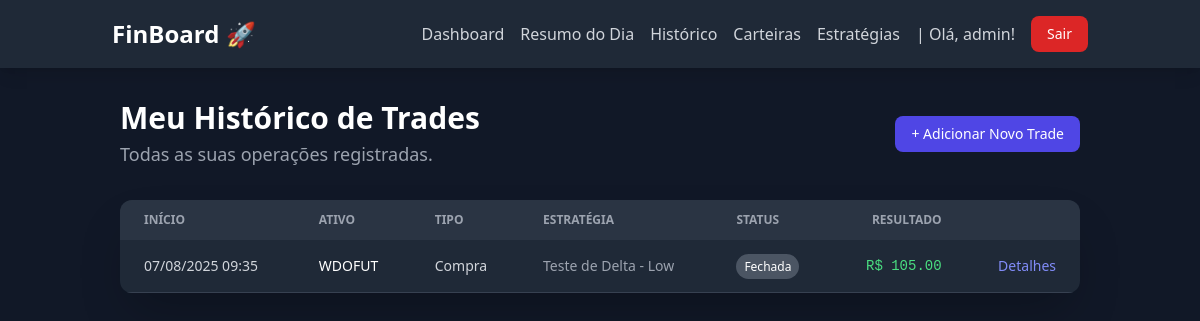
Page /dashboard/operations/ (signed in) on the earlier database version.
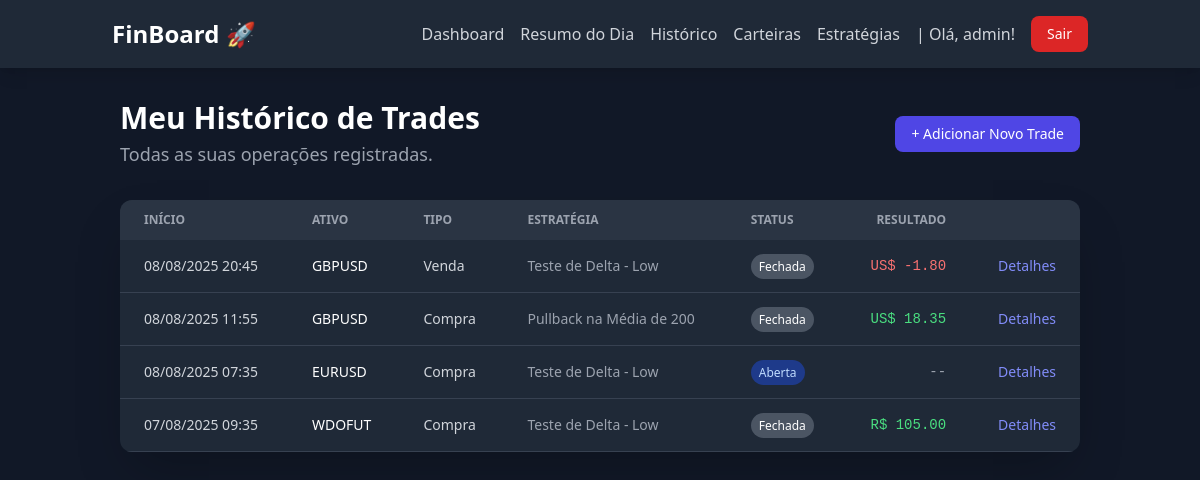
Same page on the later database version.
### dashboard/models.py (models this page shows, shortened)
class Operation(models.Model):
    STATUS_CHOICES = [('ABERTA', 'Aberta'), ('FECHADA', 'Fechada')]
    INITIAL_TYPE_CHOICES = [('COMPRA', 'Compra'), ('VENDA', 'Venda')]
    SENTIMENT_CHOICES = [('CONFIANTE', 'Confiante'), ('ANSIOSO', 'Ansioso'),
                         ('COM_MEDO', 'Com Medo'), ('FOCADO', 'Focado'), ('EFORICO', 'Eufórico')]
    account = models.ForeignKey(
        Account, on_delete=models.PROTECT, verbose_name="Carteira")
    user = models.ForeignKey(
        User, on_delete=models.CASCADE, verbose_name="Usuário")
    asset = models.ForeignKey(
        Asset, on_delete=models.PROTECT, verbose_name="Ativo")
    strategy = models.ForeignKey(
        Strategy, on_delete=models.SET_NULL, null=True, blank=True, verbose_name="Estratégia")
    initial_stop_price = models.DecimalField(
        "Preço de Stop Planejado", max_digits=10, decimal_places=5, blank=True, null=True)
    initial_target_price = models.DecimalField(
        "Preço de Alvo Planejado", max_digits=10, decimal_places=5, blank=True, null=True)
    tags = models.ManyToManyField(Tag, blank=True, verbose_name="Tags")
    status = models.CharField("Status", max_length=10,
                              choices=STATUS_CHOICES, default='ABERTA')
    initial_operation_type = models.CharField(
        "Tipo da Operação Inicial", max_length=10, choices=INITIAL_TYPE_CHOICES)
    start_date = models.DateTimeField("Data de Início")
    end_date = models.DateTimeField("Data de Fim", null=True, blank=True)
    net_financial_result = models.DecimalField(
        "Resultado Financeiro Líquido", max_digits=12, decimal_places=2, null=True, blank=True)
    points_pips_result = models.DecimalField(
        "Resultado em Pontos/Pips", max_digits=12, decimal_places=2, null=True, blank=True)
    entry_reason = models.TextField("Motivo da Entrada")
    general_notes = models.TextField(
        "Observações Gerais (Lições Aprendidas)", blank=True, null=True)
    entry_sentiment = models.CharField(
        "Sentimento na Entrada", max_length=10, choices=SENTIMENT_CHOICES, blank=True, null=True)
    execution_rating = models.IntegerField("Qualidade da Execução (1-5)", validators=[
                                           MinValueValidator(1), MaxValueValidator(5)], null=True, blank=True)

class Asset(models.Model):
    MARKET_CHOICES = [('B3_ACOES', 'B3 - Ações'), ('B3_FUTUROS', 'B3 - Mercado Futuro'), ('FOREX_PARES',
                                                                                          'Forex - Pares de Moedas'), ('FOREX_COMMODITIES', 'Forex - Commodities'), ('FOREX_INDICES', 'Forex - Índices')]
    CURRENCY_CHOICES = [('BRL', 'Real Brasileiro'), ('USD', 'Dólar Americano')]
    ticker = models.CharField(
        "Ticker", max_length=20, unique=True, help_text="Ex: PETR4, WDOFUT, EURUSD")
    name = models.CharField("Nome", max_length=100)
    market = models.CharField("Mercado", max_length=20, choices=MARKET_CHOICES)
    currency = models.CharField(
        "Moeda", max_length=3, choices=CURRENCY_CHOICES)
    description = models.TextField("Descrição", blank=True, null=True)

class Strategy(models.Model):
    name = models.CharField("Nome da Estratégia", max_length=100, unique=True)
    description = models.TextField("Descrição do Setup")

class Account(models.Model):
    CURRENCY_CHOICES = [
        ('BRL', 'Real Brasileiro'),
        ('USD', 'Dólar Americano'),
    ]
    user = models.ForeignKey(
        User, on_delete=models.CASCADE, verbose_name="Usuário")
    name = models.CharField("Nome da Carteira", max_length=100,
                            help_text="Ex: Corretora XP, Binance Futures")
    currency = models.CharField(
        "Moeda", max_length=3, choices=CURRENCY_CHOICES, default='BRL')
    initial_balance = models.DecimalField(
        "Saldo Inicial", max_digits=12, decimal_places=2, default=0.0)
    is_active = models.BooleanField("Ativa", default=True)

### dashboard/views.py (the view)
# urls.py: path('operations/', views.operation_list, name='operation_list'),
@login_required
def operation_list(request):
    operations = Operation.objects.filter(
        user=request.user).order_by('-start_date')
    context = {
        'operations': operations
    }
    return render(request, 'dashboard/operation_list.html', context)

### dashboard/templatetags/currency_filters.py (called while the page is built)
@register.filter(name='format_currency')
def format_currency(value, currency_code):
    try:
        value = Decimal(value)
    except (ValueError, TypeError):
        return value
    formatted_value = intcomma(value).replace(
        ",", "TEMP_COMMA").replace(".", ",").replace("TEMP_COMMA", ".")
    if currency_code == 'BRL':
        return f"R$ {formatted_value}"
    elif currency_code == 'USD':
        return f"US$ {formatted_value}"
    else:
        return f"{currency_code} {formatted_value}"

### dashboard/templates/dashboard/operation_list.html
{% extends 'core/base.html' %}
{% load currency_filters %}
{% block content %}
<div class="container mx-auto px-4 sm:px-6 lg:px-8 py-8">
    <div class="flex justify-between items-center mb-8">
        <div>
            <h1 class="text-3xl font-bold text-white">Meu Histórico de Trades</h1>
            <p class="mt-1 text-lg text-gray-400">Todas as suas operações registradas.</p>
        </div>
        <a href="{% url 'dashboard:operation_add' %}" class="px-4 py-2 text-sm font-medium text-white bg-indigo-600 rounded-lg hover:bg-indigo-700 transition-colors">
            + Adicionar Novo Trade
        </a>
    </div>
    <div class="bg-gray-800 rounded-xl shadow-2xl overflow-hidden">
        <div class="overflow-x-auto">
            <table class="min-w-full text-sm text-left text-gray-300">
                <thead class="text-xs text-gray-400 uppercase bg-gray-700/50">
                    <tr>
                        <th scope="col" class="px-6 py-3">Início</th>
                        <th scope="col" class="px-6 py-3">Ativo</th>
                        <th scope="col" class="px-6 py-3">Tipo</th>
                        <th scope="col" class="px-6 py-3">Estratégia</th>
                        <th scope="col" class="px-6 py-3">Status</th>
                        <th scope="col" class="px-6 py-3 text-right">Resultado</th>
                        <th scope="col" class="px-6 py-3"><span class="sr-only">Ações</span></th>
                    </tr>
                </thead>
                <tbody>
                    {% for op in operations %}
                    <tr class="border-b border-gray-700 hover:bg-gray-700/40 transition-colors">
                        <td class="px-6 py-4 whitespace-nowrap">{{ op.start_date|date:"d/m/Y H:i" }}</td>
                        <td class="px-6 py-4 font-medium text-white">{{ op.asset.ticker }}</td>
                        <td class="px-6 py-4">{{ op.get_initial_operation_type_display }}</td>
                        <td class="px-6 py-4 text-gray-400">{{ op.strategy.name|default:"N/A" }}</td>
                        <td class="px-6 py-4">
                            {% if op.status == 'FECHADA' %}
                                <span class="px-2 py-1 text-xs font-medium text-white bg-gray-600 rounded-full">{{ op.get_status_display }}</span>
                            {% else %}
                                <span class="px-2 py-1 text-xs font-medium text-blue-200 bg-blue-900 rounded-full">{{ op.get_status_display }}</span>
                            {% endif %}
                        </td>
                        <td class="px-6 py-4 text-right font-mono {% if op.net_financial_result > 0 %}text-green-400{% elif op.net_financial_result < 0 %}text-red-400{% else %}text-gray-400{% endif %}">
                            {% if op.net_financial_result is not None %}
                                {{ op.net_financial_result|format_currency:op.account.currency }}
                            {% else %}
                                --
                            {% endif %}
                        </td>
                        <td class="px-6 py-4 text-right">
                            <a href="{% url 'dashboard:operation_detail' pk=op.pk %}" class="font-medium text-indigo-400 hover:underline">Detalhes</a>
                        </td>
                    </tr>
                    {% empty %}
                    <tr>
                        <td colspan="7" class="text-center py-10 text-gray-500">
                            Nenhuma operação registrada ainda.
                        </td>
                    </tr>
                    {% endfor %}
                </tbody>
            </table>
        </div>
    </div>
</div>
{% endblock %}

Differences in the rows shown:
added Operation: start_date "08/08/2025 20:45", asset.ticker "GBPUSD", initial_operation_type "Venda", strategy.name "Teste de Delta - Low", status "Fechada", net_financial_result "US$ -1.80"
added Operation: start_date "08/08/2025 11:55", asset.ticker "GBPUSD", initial_operation_type "Compra", strategy.name "Pullback na Média de 200", status "Fechada", net_financial_result "US$ 18.35"
added Operation: start_date "08/08/2025 07:35", asset.ticker "EURUSD", initial_operation_type "Compra", strategy.name "Teste de Delta - Low", status "Aberta"
